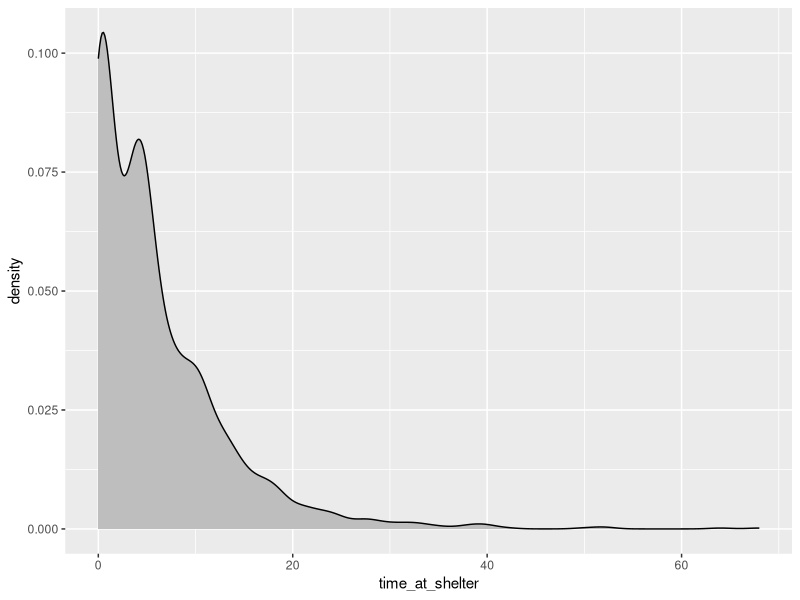
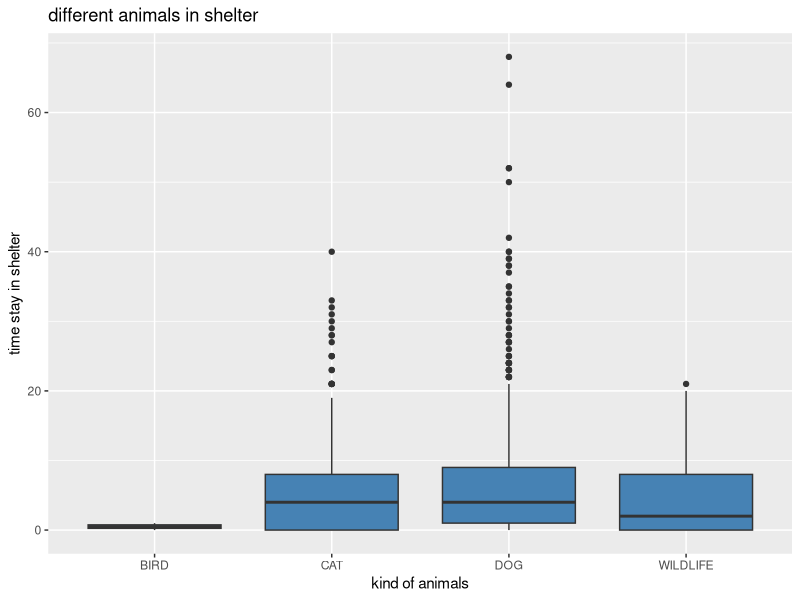
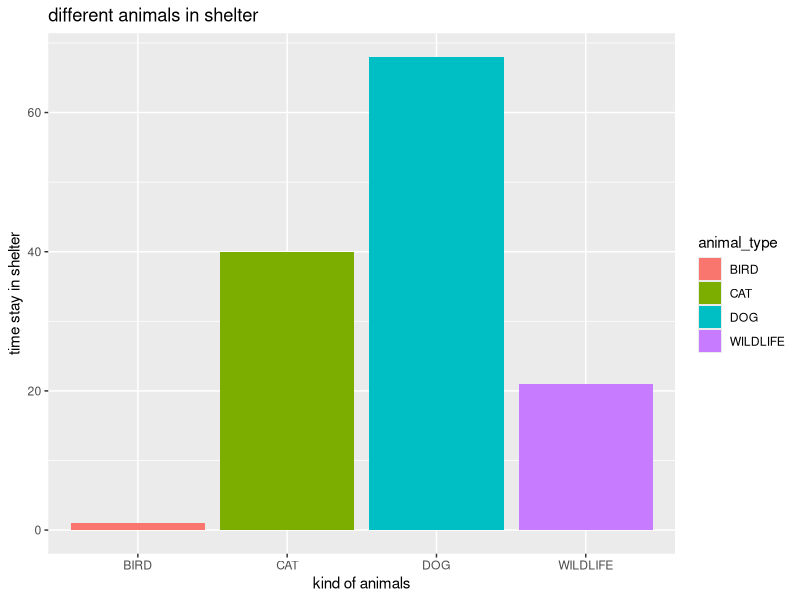
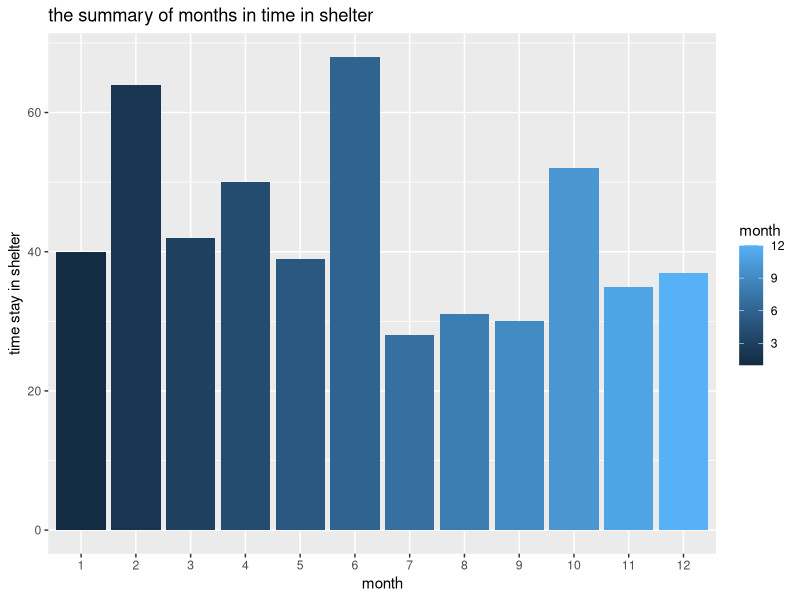
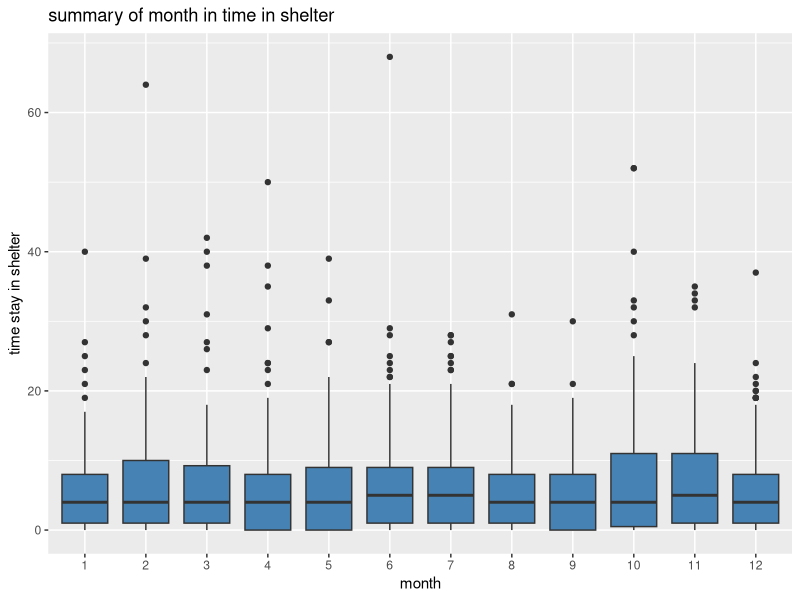
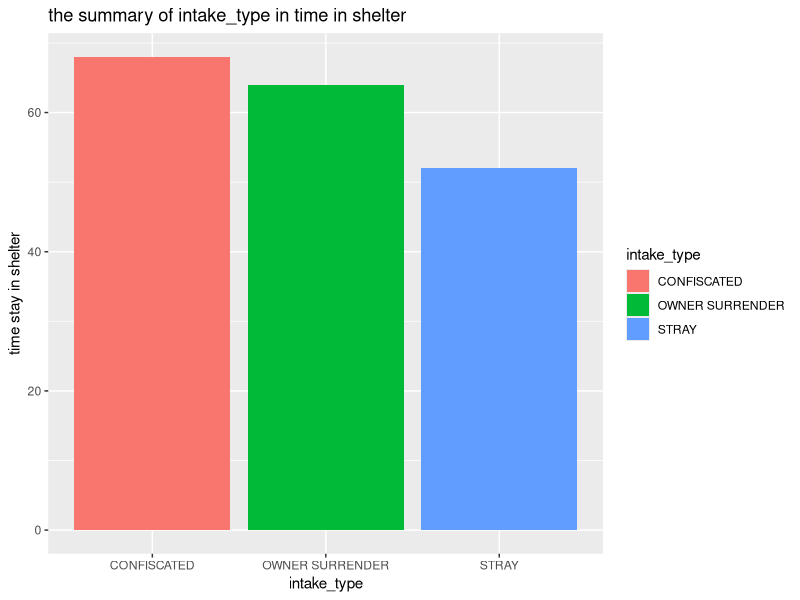
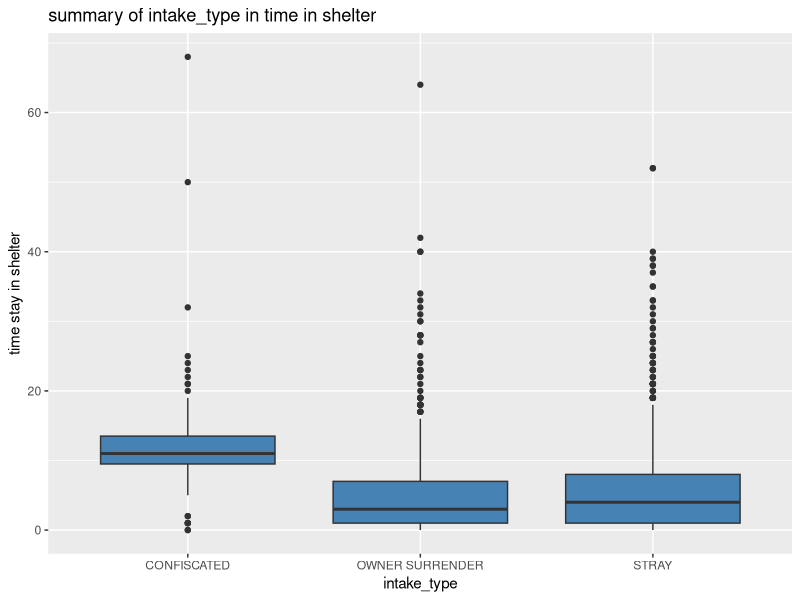
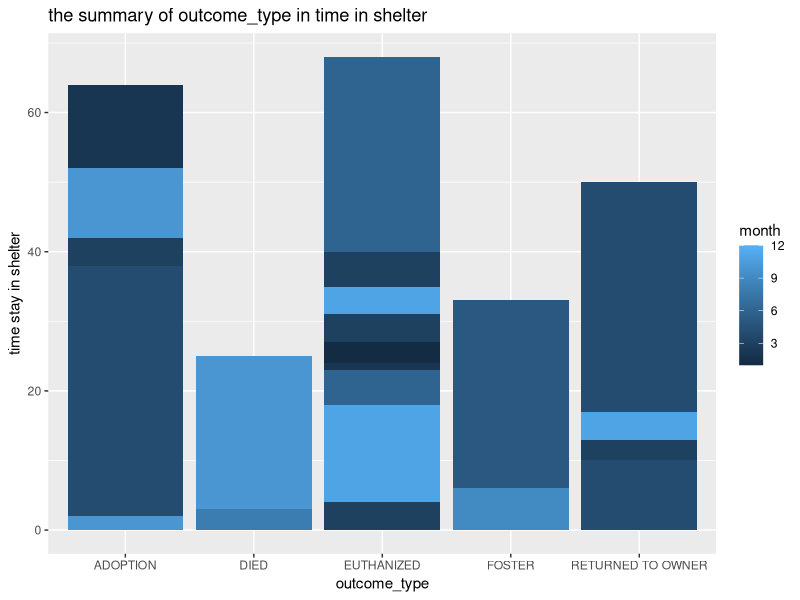

The R script that drew these images, in order:
#读取包
library(ggplot2)
library(tidyverse)
library(dplyr)

#读取数据
setwd("E:/【A】格拉课件/Data Analysis Skills/group study2")
animals<-read.csv("dataset19.csv")

#通过绘制密度函数（因变量y）判断模型应该用哪种GLM
#我们首先研究y(在收容所的时间)服从何种密度函数
#unique(animals$time_at_shelter)
#ncol(animals)
#总体的密度函数
p<-ggplot(animals, aes(x = time_at_shelter))    
p + geom_density(color = "black", fill = "gray")
#密度函数（按动物分类）
p<-ggplot(animals, aes(x = time_at_shelter))+ 
  geom_density(aes(color = animal_type))

#观察每种变量的分布（通过箱线图和柱状图）
#1.因变量y
summary(animals$time_at_shelter)
table(animals$time_at_shelter,animals$animal_type)
#绘制箱线图看动物呆的时间（以种类分类）
ggplot(data = animals, mapping = aes(x = factor(animal_type), y = time_at_shelter)) +
  geom_boxplot(fill = "steelblue") +
  labs(x = "kind of animals", y = "time stay in shelter",
       title = "different animals in shelter")  
#用柱状图分别看不同种类动物时间
ggplot(data = animals, mapping = aes(x = factor(animal_type), y = time_at_shelter, fill = animal_type)) +
  geom_col(position = "dodge") +
  labs(x = "kind of animals", y = "time stay in shelter",
       title = "different animals in shelter") 

#2.用柱状图研究月份
ggplot(data = animals, mapping = aes(x = factor(month), y = time_at_shelter, fill = month)) +
  geom_col(position = "dodge") +
  labs(x = "month", y = "time stay in shelter",
       title = "the summary of months in time in shelter") 

ggplot(data = animals, mapping = aes(x = factor(month), y = time_at_shelter)) +
  geom_boxplot(fill = "steelblue") +
  labs(x = "month", y = "time stay in shelter",
       title = "summary of month in time in shelter")

#提供准确数据
table(animals$time_at_shelter,animals$month)

#把时间分成冬天和夏天
#但是通过箱线图可以发现不同月份时间无明显变化，可忽略变成两个季节
#View(animals)
last_time <- list(rep(0,nrow(animals)))
#class(last_time)
change_time<-function(x){
  for (i in 1:length(x)) {
    if(x[i]<=6){
      last_time[i]=1
    }else{
      last_time[i]=0
    }
  }
} 
last_time<-change_time(animals$month)
#length(animals$month)
#把数据增加到最后一列
animals_used<-animals%>%
  mutate(time=last_time)

#3.研究intake_type
ggplot(data = animals, mapping = aes(x = factor(intake_type), y = time_at_shelter, fill = intake_type)) +
  geom_col(position = "dodge") +
  labs(x = "intake_type", y = "time stay in shelter",
       title = "the summary of intake_type in time in shelter") 

ggplot(data = animals, mapping = aes(x = factor(intake_type), y = time_at_shelter)) +
  geom_boxplot(fill = "steelblue") +
  labs(x = "intake_type", y = "time stay in shelter",
       title = "summary of intake_type in time in shelter") 

#4.研究outcome_type
ggplot(data = animals, mapping = aes(x = factor(outcome_type), y = time_at_shelter, fill = month)) +
  geom_col(position = "dodge") +
  labs(x = "outcome_type", y = "time stay in shelter",
       title = "the summary of outcome_type in time in shelter") 

#用箱线图研究
ggplot(data = animals, mapping = aes(x = factor(outcome_type), y = time_at_shelter)) +
  geom_boxplot(fill = "steelblue") +
  labs(x = "outcome_type", y = "time stay in shelter",
       title = "summary of outcome_type in time in shelter") 

#5.研究chip_status
ggplot(data = animals, mapping = aes(x = factor(chip_status), y = time_at_shelter, fill = chip_status)) +
  geom_col(position = "dodge") +
  labs(x = "chip_status", y = "time stay in shelter",
       title = "the summary of chip_status in time in shelter") 

#用箱线图研究
ggplot(data = animals, mapping = aes(x = factor(chip_status), y = time_at_shelter)) +
  geom_boxplot(fill = "steelblue") +
  labs(x = "chip_status", y = "time stay in shelter",
       title = "summary of ochip_status in time in shelter")




